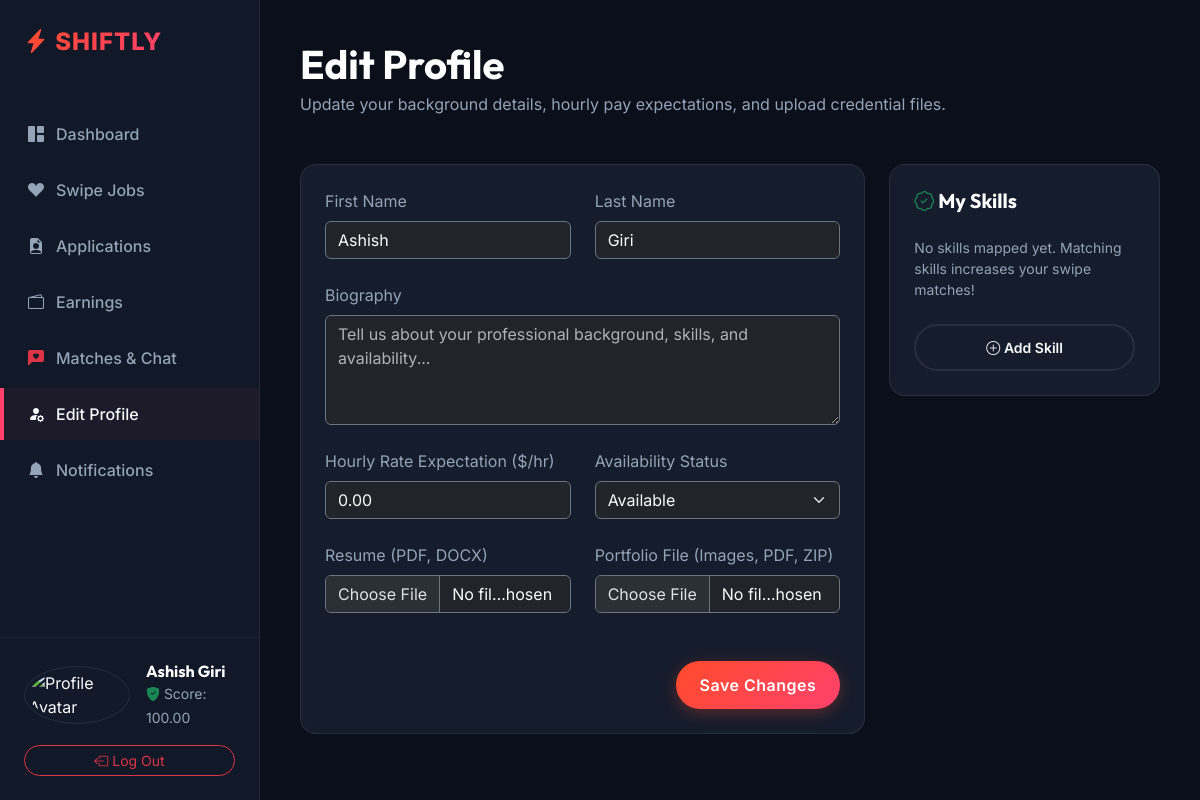
The app's page /api/v1/students/profile/edit/ (signed in) with its own data.
### accounts/models.py (models this page shows, shortened)
class User(AbstractUser):
    class Role(models.TextChoices):
        STUDENT = 'student', _('Student')
        BUSINESS = 'business', _('Business Owner')
        ADMIN = 'admin', _('Admin')
    class AccountStatus(models.TextChoices):
        PENDING = 'pending', _('Pending Approval')
        APPROVED = 'approved', _('Approved')
        REJECTED = 'rejected', _('Rejected')
        SUSPENDED = 'suspended', _('Suspended')
    username = None
    email = models.EmailField(_('email address'), unique=True)
    role = models.CharField(max_length=20, choices=Role.choices, default=Role.STUDENT)
    status = models.CharField(max_length=20, choices=AccountStatus.choices, default=AccountStatus.APPROVED)
    uuid = models.UUIDField(default=uuid.uuid4, editable=False, unique=True)
    is_active = models.BooleanField(default=True)
    is_verified = models.BooleanField(default=True)
    approved_by = models.ForeignKey('self', null=True, blank=True, on_delete=models.SET_NULL, related_name='approved_users')
    approved_at = models.DateTimeField(null=True, blank=True)
    created_at = models.DateTimeField(auto_now_add=True)
    updated_at = models.DateTimeField(auto_now=True)
    mfa_secret = models.CharField(max_length=255, blank=True, null=True)
    USERNAME_FIELD = 'email'
    REQUIRED_FIELDS = []
    objects = CustomUserManager()

### students/models.py (models this page shows, shortened)
class StudentProfile(models.Model):
    class Availability(models.TextChoices):
        AVAILABLE = 'available', 'Available'
        BUSY = 'busy', 'Busy'
        UNAVAILABLE = 'unavailable', 'Unavailable'
    user = models.OneToOneField(settings.AUTH_USER_MODEL, on_delete=models.CASCADE, related_name='student_profile')
    first_name = models.CharField(max_length=100)
    last_name = models.CharField(max_length=100)
    bio = models.TextField(blank=True, null=True)
    resume = models.FileField(
        upload_to='resumes/',
        blank=True,
        null=True,
        validators=[validate_file_size, validate_resume_extension]
    )
    resume_url = models.URLField(max_length=255, blank=True, null=True)
    portfolio_file = models.FileField(
        upload_to='portfolios/',
        blank=True,
        null=True,
        validators=[validate_file_size, validate_portfolio_extension]
    )
    profile_picture_url = models.URLField(max_length=255, blank=True, null=True)
    reputation_score = models.DecimalField(max_digits=5, decimal_places=2, default=100.00)
    hourly_rate_expectation = models.DecimalField(max_digits=10, decimal_places=2, default=0.00)
    availability_status = models.CharField(max_length=20, choices=Availability.choices, default=Availability.AVAILABLE)
    latitude = models.DecimalField(max_digits=10, decimal_places=8, null=True, blank=True)
    longitude = models.DecimalField(max_digits=11, decimal_places=8, null=True, blank=True)
    created_at = models.DateTimeField(auto_now_add=True)
    updated_at = models.DateTimeField(auto_now=True)

### students/views.py (the view, shortened to what this page needs)
# urls.py: path('profile/edit/', StudentProfileEditView.as_view(), name='student_profile_edit'),
class StudentProfileEditView(StudentRequiredMixin, View):
    template_name = 'students/profile.html'
    def get(self, request):
        profile = get_object_or_404(StudentProfile, user=request.user)
        form = StudentProfileForm(instance=profile)
        skills = StudentSkill.objects.filter(student=profile)
        all_skills = Skill.objects.all()
        return render(request, self.template_name, {
            'form': form,
            'profile': profile,
            'skills': skills,
            'all_skills': all_skills
        })

### students/views.py (called while the page is built)
    def dispatch(self, request, *args, **kwargs):
        if not request.user.is_authenticated:
            return self.handle_no_permission()
        if request.user.role != 'student' or not request.user.is_active or request.user.status != User.AccountStatus.APPROVED:
            raise PermissionDenied("Only approved students can access this area.")
        return super().dispatch(request, *args, **kwargs)

### templates/students/profile.html (shortened to what this page needs)
{% extends 'students/base.html' %}
{% block content %}
<div class="container-fluid p-0">
    <div class="mb-5">
        <h1 class="text-white mb-1">Edit Profile</h1>
        <p class="text-muted mb-0">Update your background details, hourly pay expectations, and upload credential files.</p>
    </div>
    <div class="row g-4">
        <div class="col-lg-8">
            <div class="dash-card p-4">
                <form method="POST" enctype="multipart/form-data">
                    <div class="row g-4">
                        <div class="col-md-6">
                            <label class="form-label text-muted">First Name</label>
                            {{ form.first_name }}
                        </div>
                        <div class="col-md-6">
                            <label class="form-label text-muted">Last Name</label>
                            {{ form.last_name }}
                        </div>
                        <div class="col-12">
                            <label class="form-label text-muted">Biography</label>
                            {{ form.bio }}
                        </div>
                        <div class="col-md-6">
                            <label class="form-label text-muted">Hourly Rate Expectation ($/hr)</label>
                            {{ form.hourly_rate_expectation }}
                        </div>
                        <div class="col-md-6">
                            <label class="form-label text-muted">Availability Status</label>
                            {{ form.availability_status }}
                        </div>
                        <div class="col-md-6">
                            <label class="form-label text-muted">Resume (PDF, DOCX)</label>
                            {{ form.resume }}
                        </div>
                        <div class="col-md-6">
                            <label class="form-label text-muted">Portfolio File (Images, PDF, ZIP)</label>
                            {{ form.portfolio_file }}
                        </div>
                    </div>
                    <div class="mt-5 text-end">
                        <button type="submit" class="btn btn-premium-coral px-4 py-2.5">Save Changes</button>
                    </div>
                </form>
            </div>
        </div>
        <div class="col-lg-4">
            <div class="dash-card p-4">
                <h5 class="text-white mb-4"><i class="bi bi-patch-check text-success"></i> My Skills</h5>
                {% if skills %}
                    <div class="d-flex flex-wrap gap-2 mb-4">
                        {% for s in skills %}
                            <div class="badge bg-glass border border-secondary border-opacity-10 text-light py-2 px-3 rounded-pill d-flex align-items-center gap-2">
                                <span>{{ s.skill.name }}</span>
                                <span class="badge bg-danger bg-opacity-20 text-danger rounded-pill px-1.5">{{ s.level|capfirst }}</span>
                                {% if s.is_verified %}
                                    <i class="bi bi-patch-check-fill text-success" title="Verified Badge"></i>
                                {% endif %}
                            </div>
                        {% endfor %}
                    </div>
                {% else %}
                    <p class="text-muted small mb-4">No skills mapped yet. Matching skills increases your swipe matches!</p>
                {% endif %}
                <button class="btn btn-premium-outline btn-sm w-100 rounded-pill"><i class="bi bi-plus-circle"></i> Add Skill</button>
            </div>
        </div>
    </div>
</div>
{% endblock %}

### templates/students/base.html (shortened to what this page needs)
<!DOCTYPE html>
<html lang="en" data-bs-theme="dark">
<head>
    <link href="https://cdn.jsdelivr.net/npm/bootstrap@5.3.3/dist/css/bootstrap.min.css" rel="stylesheet">
    <link rel="stylesheet" href="https://cdn.jsdelivr.net/npm/bootstrap-icons@1.11.3/font/bootstrap-icons.min.css">
    <link rel="stylesheet" href="/assets/css/main.css">
</head>
<body>
    <aside class="sidebar d-flex flex-column justify-content-between py-4">
        <div>
            <div class="px-4 mb-5">
                <a href="{% url 'student_dashboard' %}" class="navbar-brand text-gradient-coral fs-4 fw-extrabold"><i class="bi bi-lightning-charge-fill"></i> SHIFTLY</a>
            </div>
            <nav class="d-flex flex-column gap-1">
                <a href="{% url 'student_dashboard' %}" class="sidebar-link {% if request.resolver_match.url_name == 'student_dashboard' %}active{% endif %}">
                    <i class="bi bi-grid-1x2-fill"></i> Dashboard
                </a>
                <a href="{% url 'student_swipe' %}" class="sidebar-link {% if request.resolver_match.url_name == 'student_swipe' %}active{% endif %}">
                    <i class="bi bi-suit-heart-fill"></i> Swipe Jobs
                </a>
                <a href="{% url 'student_applications' %}" class="sidebar-link {% if request.resolver_match.url_name == 'student_applications' %}active{% endif %}">
                    <i class="bi bi-file-earmark-person-fill"></i> Applications
                </a>
                <a href="{% url 'student_earnings' %}" class="sidebar-link {% if request.resolver_match.url_name == 'student_earnings' %}active{% endif %}">
                    <i class="bi bi-wallet2"></i> Earnings
                </a>
                <a href="{% url 'student_matches' %}" class="sidebar-link {% if request.resolver_match.url_name == 'student_matches' %}active{% endif %}">
                    <i class="bi bi-chat-left-heart-fill text-danger"></i> Matches & Chat
                </a>
                <a href="{% url 'student_profile_edit' %}" class="sidebar-link {% if request.resolver_match.url_name == 'student_profile_edit' %}active{% endif %}">
                    <i class="bi bi-person-fill-gear"></i> Edit Profile
                </a>
                <a href="{% url 'student_notifications' %}" class="sidebar-link {% if request.resolver_match.url_name == 'student_notifications' %}active{% endif %}">
                    <i class="bi bi-bell-fill"></i> Notifications
                </a>
            </nav>
        </div>
        <div class="px-4 border-top border-secondary border-opacity-10 pt-4">
            <div class="d-flex align-items-center gap-3 mb-3">
                <div class="bg-glass rounded-circle p-1">
                    <img src="{{ profile.profile_picture_url|default:'https://images.unsplash.com/photo-1534528741775-53994a69daeb?auto=format&fit=crop&w=150&q=80' }}" alt="Profile Avatar" class="rounded-circle" style="width: 40px; height: 40px; object-fit: cover;">
                </div>
                <div>
                    <h6 class="mb-0 text-white">{{ request.user.student_profile.first_name }} {{ request.user.student_profile.last_name }}</h6>
                    <small class="text-muted"><i class="bi bi-shield-fill-check text-success"></i> Score: {{ request.user.student_profile.reputation_score }}</small>
                </div>
            </div>
            <a href="{% url 'logout_page' %}" class="btn btn-outline-danger btn-sm w-100 rounded-pill"><i class="bi bi-box-arrow-left"></i> Log Out</a>
        </div>
    </aside>
    <main class="main-content">
        {% block content %}{% endblock %}
    </main>
</body>
</html>

### assets/css/main.css (style rules this page uses)
:root { --primary-gradient: linear-gradient(135deg, #FF4B2B 0%, #FF416C 100%); --secondary-gradient: linear-gradient(135deg, #6366F1 0%, #4F46E5 100%); --accent-gradient: linear-gradient(135deg, #10B981 0%, #059669 100%); --primary-color: #FF4655; --primary-coral: #FF416C; --secondary-indigo: #6366F1; --success-emerald: #10B981; --dark-bg: #0B0F19; --dark-card: #151C2C; --dark-border: rgba(255, 255, 255, 0.08); --dark-glow: rgba(255, 65, 108, 0.15); --text-light: #F8FAFC; --text-muted: #94A3B8; --white: #FFFFFF; --transition-smooth: all 0.4s cubic-bezier(0.4, 0, 0.2, 1); }
body { background-color: var(--dark-bg); color: var(--text-light); font-family: 'Inter', sans-serif; overflow-x: hidden; scroll-behavior: smooth; }
h1, h2, h3, h4, h5, h6, .display-font { font-family: 'Outfit', sans-serif; font-weight: 700; }
.text-gradient-coral { background: var(--primary-gradient); -webkit-background-clip: text; -webkit-text-fill-color: transparent; }
.bg-glass { background: rgba(21, 28, 44, 0.65); backdrop-filter: blur(16px); -webkit-backdrop-filter: blur(16px); border: 1px solid var(--dark-border); }
.btn-premium-coral { background: var(--primary-gradient); color: var(--white) !important; border: none; border-radius: 30px; padding: 12px 30px; font-weight: 600; letter-spacing: 0.5px; transition: var(--transition-smooth); box-shadow: 0 4px 15px rgba(255, 75, 43, 0.3); }
.btn-premium-outline { background: transparent; color: var(--text-light); border: 2px solid var(--dark-border); border-radius: 30px; padding: 11px 28px; font-weight: 600; transition: var(--transition-smooth); }
.navbar-brand { font-size: 1.6rem; font-weight: 800; letter-spacing: 1px; }
.text-muted { color: #94A3B8 !important; }
label.text-muted, label.text-secondary { color: #94A3B8 !important; }

### templates/students/base.html (style rules this page uses)
.sidebar { position: fixed; top: 0; bottom: 0; left: 0; width: 260px; background: #111827; border-right: 1px solid var(--dark-border); z-index: 100; transition: var(--transition-smooth); }
.sidebar-link { color: var(--text-muted); text-decoration: none; padding: 14px 24px; display: flex; align-items: center; gap: 12px; font-weight: 500; transition: var(--transition-smooth); border-left: 4px solid transparent; }
.sidebar-link:hover, .sidebar-link.active { color: var(--text-light); background: rgba(255, 65, 108, 0.05); border-left-color: var(--primary-coral); }
.main-content { margin-left: 260px; padding: 40px; min-height: 100vh; }
.dash-card { background-color: var(--dark-card); border: 1px solid var(--dark-border); border-radius: 16px; transition: var(--transition-smooth); }

### records on screen
User: user.student_profile.first_name "Ashish", user.student_profile.last_name "Giri", user.student_profile.reputation_score "100.00"
StudentProfile: first_name "Ashish", last_name "Giri", hourly_rate_expectation "0.00", availability_status "Available"
